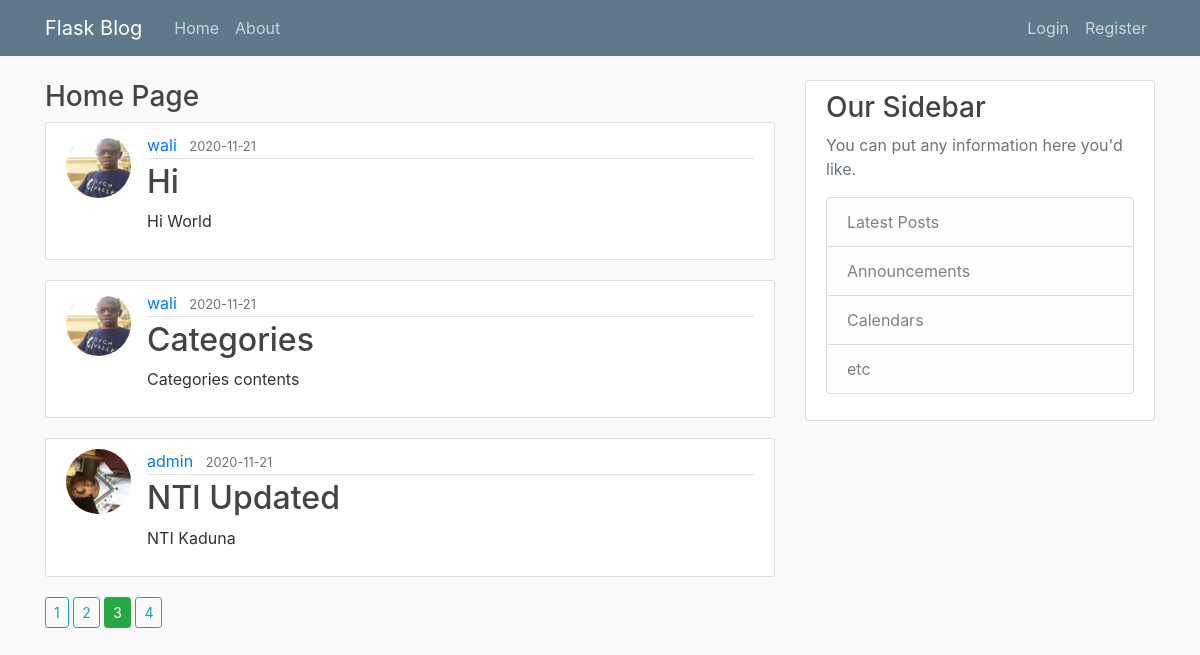
Screenshot of /home?page=3 with the database file from the repository.
### flaskblog/models.py (models this page shows, shortened)
class Post (db.Model):
    id = db.Column(db.Integer, primary_key = True)
    title = db.Column(db.String(20), nullable = False)
    content = db.Column(db.String(200), nullable = False)
    date_posted = db.Column(db.DateTime, nullable = False, default=datetime.utcnow)
    userid = db.Column (db.Integer, db.ForeignKey('user.id'), nullable= False)

class User (db.Model, UserMixin):
    id = db.Column(db.Integer, primary_key = True)
    username = db.Column(db.String(20), unique = True, nullable = False)
    email = db.Column(db.String(120), unique = True, nullable = False)
    password = db.Column(db.String(60), nullable = False)
    image = db.Column(db.String(20), nullable = False, default = "default.jpg")
    posts = db.relationship('Post', backref='author', lazy = True)

### flaskblog/main/routes.py (the view)
@main.route('/')
@main.route('/home')
def home():
    page = request.args.get('page', 1, type=int)
    posts = Post.query.order_by(Post.date_posted.desc()).paginate(per_page=3, page=page)
    return render_template('home.html', posts= posts)

### flaskblog/templates/home.html
{% extends "layout.html" %}
{% block contents %}
<h3>Home Page</h3>
{% for post in posts.items %}
<article class="media content-section">
    <img src="{{ url_for('static', filename='profile_pics/'+ post.author.image) }}" alt="User" class="rounded-circle article-img">
    <div class="media-body">
        <div class="article-metadata">
            <a class="mr-2" href="{{ url_for('users.user_posts', username = post.author.username) }}">{{ post.author.username }}</a>
            <small class="text-muted">{{ post.date_posted.strftime('%Y-%m-%d') }}</small>
        </div>
        <h2><a class="article-title" href="{{ url_for('posts.Blogpost', post_id = post.id)}}">{{ post.title }}</a></h2>
        <p class="article-content">{{ post.content }}</p>
    </div>
</article>
{% endfor %}
{% for page_num in posts.iter_pages(left_edge=1, right_edge = 1, left_current = 1, right_current = 2) %}
    {% if page_num %}
        {% if posts.page == page_num %}
            <a class="btn btn-success btn-sm" href="{{ url_for('main.home', page = page_num) }}">{{ page_num }}</a>
        {% else %}
            <a class="btn btn-outline-info btn-sm" href="{{ url_for('main.home', page = page_num) }}">{{ page_num }}</a>
        {% endif %}
    {% else %}
        ...
    {% endif%}
{% endfor %}
{% endblock contents%}

### flaskblog/static/main.css (style rules this page uses)
body { background: #fafafa; color: #333333; margin-top: 5rem; }
h1, h2, h3, h4, h5, h6 { color: #444444; }
.content-section { background: #ffffff; padding: 10px 20px; border: 1px solid #dddddd; border-radius: 3px; margin-bottom: 20px; }
.article-title { color: #444444; }
.article-content { white-space: pre-line; }
.article-img { height: 65px; width: 65px; margin-right: 16px; }
.article-metadata { padding-bottom: 1px; margin-bottom: 4px; border-bottom: 1px solid #e3e3e3 }

### rows the page displays
Post: image (picture), author.username "wali", date_posted "2020-11-21", title "Hi", content "Hi World"
Post: image (picture), author.username "wali", date_posted "2020-11-21", title "Categories", content "Categories contents"
Post: image (picture), author.username "admin", date_posted "2020-11-21", title "NTI Updated", content "NTI Kaduna"

### other values shown
{{ page_num }} "1" "2" "4"
{{ page_num }} "3"
